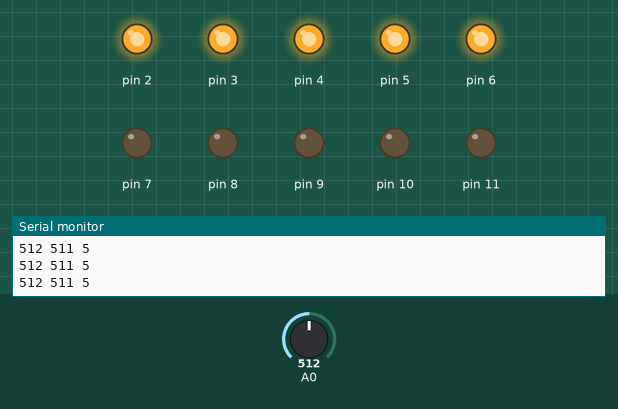
The sketch below on a simulated Arduino Uno, built with avr-gcc and run on an emulated ATmega328P. On the bench: output pins drawn as LEDs (lit = HIGH), the last lines printed to the serial monitor. The inputs (shaded band) are chosen by the test bench; at power-on: A0 = 512.

Above: at 1.2 s.
1.3 s: A0 set to 547
2.9 s: A0 set to 568
At 4.0 s:
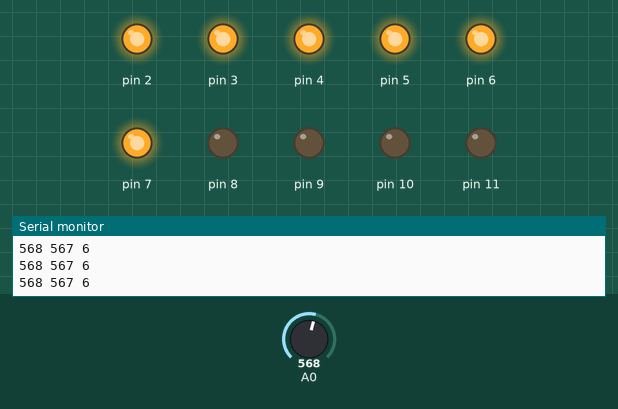
4.4 s: A0 set to 384
At 5.1 s:
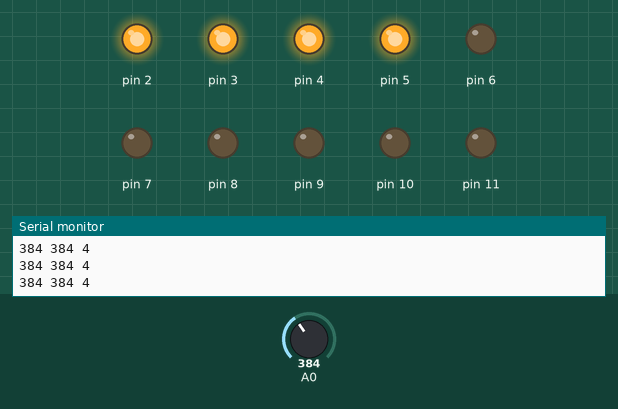
5.9 s: A0 set to 365
At 7.1 s:
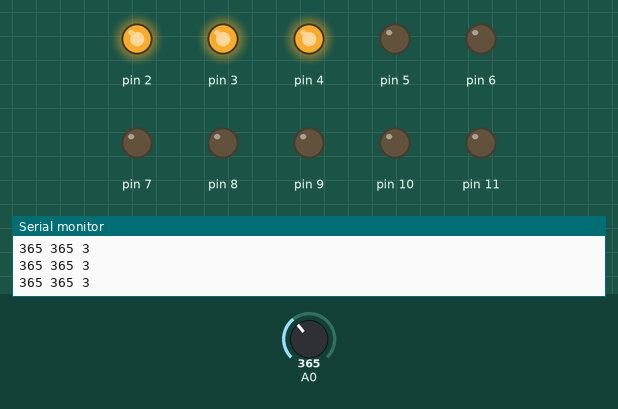
7.5 s: A0 set to 1023
At 8.1 s:
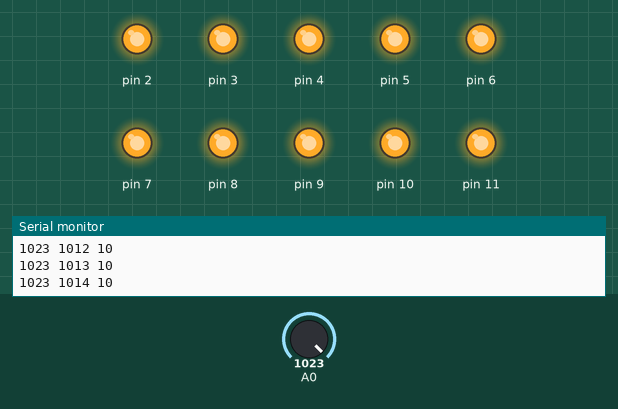
9.2 s: A0 set to 940
12.2 s: A0 set to 917
At 13.2 s:
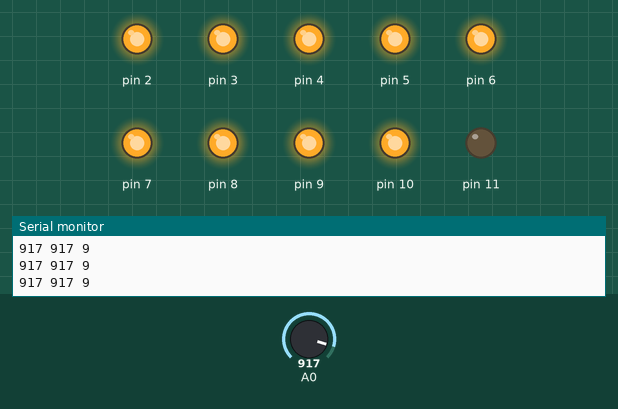
Timing chart, 0 to 14.7 s (numbered marks = the images above; inputs shaded):
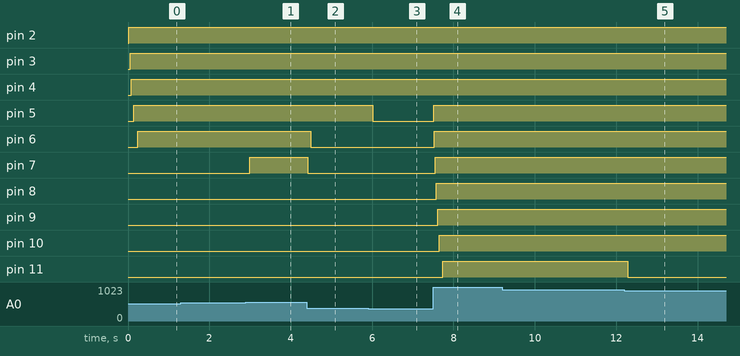

The sketch:

Poten_LEDs.ino
```cpp
void setup() {
  for(uint8_t i = 2;i < 12; i++){
    pinMode(i, OUTPUT);
  }
  // режим работы цифрового вывода для светодиодов
  Serial.begin(9600);
}
int filter(int newval);
void loop() {

int val = analogRead(A0); // analogRead() возвращает значение от 0 до 1023

Serial.print(val);
Serial.print(" ");

val = filter(val);
Serial.print(val);
Serial.print(" ");

val = map(val, 0, 1023, 0, 11);
val = constrain(val, 0, 10);
Serial.println(val);
delay(10);//
val += 2;
for(uint8_t i = 2; i < 12; i++){
  if(i < val){
    digitalWrite(i, HIGH);
  }
  else{
    digitalWrite(i, LOW);
  }
}

}

int filter(int newval){
  float static val = 0;
  val += (newval - val)*0.1;
  return val;
}
```

Measured:
- the behaviour switches between 558 and 559 on A0 (found by bisection; images 0 and 1)
- the behaviour switches between 372 and 371 on A0 (found by bisection; images 2 and 3)
- the behaviour switches between 930 and 929 on A0 (found by bisection; images 4 and 5)
- after the input at 2.9 s, pin 7: LOW → HIGH after 0.10 s
- after the input at 4.4 s, pin 6: HIGH → LOW after 0.09 s; pin 7: HIGH → LOW at once
- after the input at 5.9 s, pin 5: HIGH → LOW after 0.12 s
- after the input at 7.5 s, pin 5, pin 6: LOW → HIGH at once; pin 7: LOW → HIGH after 0.05 s; pin 8: LOW → HIGH after 0.08 s; pin 9: LOW → HIGH after 0.12 s; pin 10: LOW → HIGH after 0.15 s
- after the input at 12.2 s, pin 11: HIGH → LOW after 0.09 s
